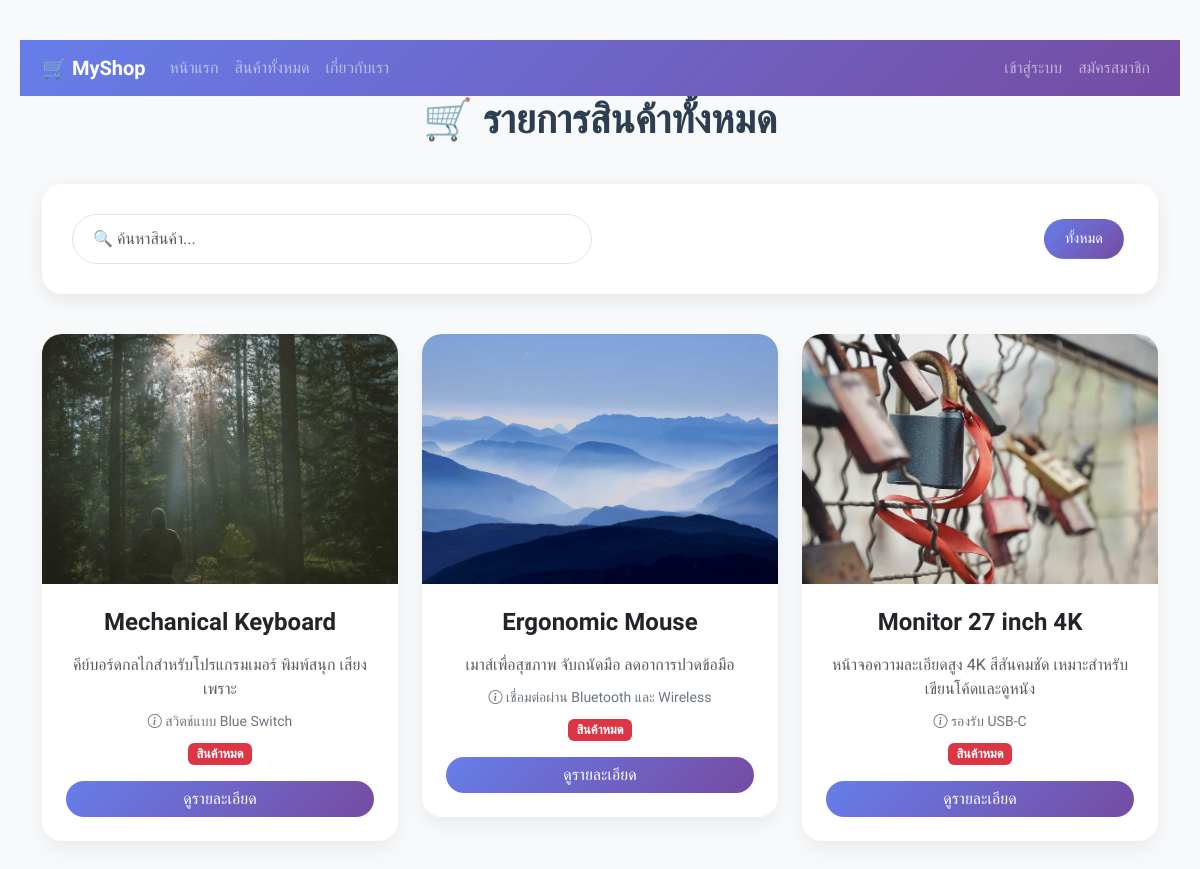
Screenshot of /products/ with the database file from the repository.
### myapp/models.py (models this page shows, shortened)
class Product(models.Model):
    title = models.CharField(max_length=255, verbose_name="ชื่อสินค้า")
    detail = models.TextField(null=True, blank=True, verbose_name="รายละเอียด")
    image = models.ImageField(upload_to='products/', null=True, blank=True, verbose_name="รูปภาพ")
    others = models.TextField(null=True, blank=True, verbose_name="อื่นๆ")
    category = models.ForeignKey(
        Category, on_delete=models.CASCADE,
        null=True, blank=True, verbose_name="หมวดหมู่"
    )
    price = models.DecimalField(
        max_digits=10, decimal_places=2,
        null=True, blank=True, verbose_name="ราคา"
    )
    stock = models.PositiveIntegerField(default=0, verbose_name="จำนวนคงเหลือ")  # จำนวนสินค้าคงเหลือในสต็อก (ต้องเป็นเลขบวกเท่านั้น)
    unit = models.CharField(max_length=50, default="ชิ้น", verbose_name="หน่วย")  # หน่วยนับสินค้า เช่น ชิ้น, กล่อง, แพ็ค
    is_available = models.BooleanField(default=True, verbose_name="พร้อมขาย")  # สถานมีโร่อมขายอยู่หรือไม่
    created_at = models.DateTimeField(auto_now_add=True, null=True, verbose_name="วันที่สร้าง")  # บันทึกวันเวลาที่สร้างสินค้าโดยอัตโนมัติ (ตั้งครั้งเดียวตอนสร้าง)

### myapp/views.py (the view)
# urls.py: path('products/', AllProducts, name='all-products'),
def AllProducts(request):
    products = Product.objects.select_related('category').all()
    categories = Category.objects.all()
    context = {'products': products, 'categories': categories}
    return render(request, 'allproducts.html', context)

### myapp/templates/allproducts.html (shortened to what this page needs)
<!DOCTYPE html>
<html lang="th">
<head>
  <link href="https://cdn.jsdelivr.net/npm/bootstrap@5.3.2/dist/css/bootstrap.min.css" rel="stylesheet">
  <link rel="stylesheet" href="https://cdn.jsdelivr.net/npm/bootstrap-icons@1.11.1/font/bootstrap-icons.css">
</head>
<body>
<nav class="navbar navbar-expand-lg navbar-dark" style="background: linear-gradient(135deg, #667eea, #764ba2);">
  <div class="container">
    <a class="navbar-brand fw-bold" href="{% url 'home' %}">🛒 MyShop</a>
    <div class="collapse navbar-collapse" id="navMenu">
      <ul class="navbar-nav me-auto mb-2 mb-lg-0">
        <li class="nav-item"><a class="nav-link" href="{% url 'home' %}">หน้าแรก</a></li>
        <li class="nav-item"><a class="nav-link" href="{% url 'all-products' %}">สินค้าทั้งหมด</a></li>
        <li class="nav-item"><a class="nav-link" href="{% url 'about' %}">เกี่ยวกับเรา</a></li>
      </ul>
      <ul class="navbar-nav">
        {% if user.is_authenticated %}
        <li class="nav-item"><a class="nav-link" href="{% url 'profile' %}">👤 {{ user.username }}</a></li>
        <li class="nav-item"><a class="nav-link" href="{% url 'logout' %}">ออกจากระบบ</a></li>
        {% else %}
        <li class="nav-item"><a class="nav-link" href="{% url 'login' %}">เข้าสู่ระบบ</a></li>
        <li class="nav-item"><a class="nav-link" href="{% url 'register' %}">สมัครสมาชิก</a></li>
        {% endif %}
      </ul>
    </div>
  </div>
</nav>
<div class="container">
    <h1 class="text-center">🛒 รายการสินค้าทั้งหมด</h1>
    <div class="search-box">
        <div class="row g-3 align-items-center">
            <div class="col-md-6">
                <input type="text" id="searchInput" class="form-control" placeholder="🔍 ค้นหาสินค้า...">
            </div>
            <div class="col-md-6 text-md-end">
                <button class="btn btn-outline-secondary filter-btn active" data-category="all" onclick="filterCategory('all', this)">ทั้งหมด</button>
            </div>
        </div>
    </div>
    <div class="row mt-4" id="productGrid">
        {% for p in products %}
        <div class="col-md-4 product-card"
             data-name="{{ p.title|lower }} {{ p.detail|lower }}"
             data-category="{% if p.category %}{{ p.category.id }}{% else %}none{% endif %}">
            <div class="card">
                {% if p.image %}
                    <img src="{{ p.image.url }}" class="card-img-top" alt="{{ p.title }}">
                {% else %}
                    <img src="https://via.placeholder.com/400x300?text=No+Image" class="card-img-top" alt="No Image">
                {% endif %}
                <div class="card-body text-center p-4">
                    <h4 class="card-title fw-bold mb-3">{{ p.title }}</h4>
                    <p class="card-text text-muted mb-2">{{ p.detail|truncatechars:80 }}</p>
                    {% if p.others %}
                    <p class="mb-2 text-secondary"><small><i class="bi bi-info-circle"></i> {{ p.others }}</small></p>
                    {% endif %}
                    {% if p.stock is not None %}
                        {% if p.is_available and p.stock > 0 %}
                        <span class="badge bg-success stock-badge">คงเหลือ {{ p.stock }} {{ p.unit }}</span>
                        {% else %}
                        <span class="badge bg-danger stock-badge">สินค้าหมด</span>
                        {% endif %}
                    {% endif %}
                    <a href="{% url 'product-detail' p.id %}" class="btn btn-primary w-100 mt-3 rounded-pill" style="background: linear-gradient(135deg, #667eea, #764ba2); border: none;">ดูรายละเอียด</a>
                </div>
            </div>
        </div>
        {% empty %}
        <div class="col-12 text-center mt-5">
            <h4 class="text-muted">ยังไม่มีสินค้าในระบบ</h4>
        </div>
        {% endfor %}
    </div>
</div>
</body>
</html>

### myapp/templates/allproducts.html (style rules this page uses)
body { font-family: 'Prompt', sans-serif; background-color: #f8f9fa; padding: 40px 20px; }
.card { border: none; border-radius: 20px; box-shadow: 0 10px 20px rgba(0,0,0,0.05); transition: all 0.3s ease; margin-bottom: 30px; overflow: hidden; }
.card-img-top { height: 250px; object-fit: cover; }
h1 { font-weight: 700; margin-bottom: 40px; color: #2c3e50; }
.search-box { background: white; border-radius: 20px; padding: 30px; box-shadow: 0 5px 20px rgba(0,0,0,0.08); margin-bottom: 40px; }
.search-box input { border-radius: 50px; padding: 12px 20px; font-size: 1rem; }
.filter-btn { border-radius: 50px; padding: 8px 20px; margin: 4px; font-size: 0.9rem; cursor: pointer; transition: all 0.2s; }
.filter-btn.active { background: linear-gradient(135deg, #667eea, #764ba2); color: white; border-color: transparent; }
.stock-badge { font-size: 0.8rem; }

### rows the page displays
Product: image (picture), title "Mechanical Keyboard", detail "คีย์บอร์ดกลไกสำหรับโปรแกรมเมอร์ พิมพ์สนุก เสียงเพราะ", others "สวิตช์แบบ Blue Switch", stock "สินค้าหมด"
Product: image (picture), title "Ergonomic Mouse", detail "เมาส์เพื่อสุขภาพ จับถนัดมือ ลดอาการปวดข้อมือ", others "เชื่อมต่อผ่าน Bluetooth และ Wireless", stock "สินค้าหมด"
Product: image (picture), title "Monitor 27 inch 4K", detail "หน้าจอความละเอียดสูง 4K สีสันคมชัด เหมาะสำหรับเขียนโค้ดและดูหนัง", others "รองรับ USB-C", stock "สินค้าหมด"
